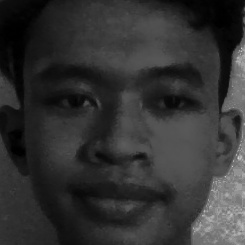
#> input picture Robust Face Recognition/face_dataset/Amplif/Amplif_14.jpg, 245 x 245 px, given in place of the camera
$ python encode_faces.py
#> lines starting #> are read from the running program, lines starting #| are printed output that depends on the picture; after the words box and inside, x2 and y2 are one past the last pixel; in counts of white or black regions, pixels touching at a corner belong together
#> the answer given: 1
#> the answer given: face_dataset/Amplif/Amplif_14.jpg
#> in capture_face_data, frame is the input picture: shape (245, 245, 3); min 0, max 210, mean 50.3
import cv2
import numpy as np
import os
from datetime import datetime

class FaceRecognition:
    def __init__(self):
        # Inisialisasi detector wajah dan landmark
        self.face_detector = cv2.CascadeClassifier(cv2.data.haarcascades + 'haarcascade_frontalface_default.xml')
        self.face_recognizer = cv2.face.LBPHFaceRecognizer_create()

        # Direktori untuk menyimpan dataset wajah
        self.dataset_path = "face_dataset"
        if not os.path.exists(self.dataset_path):
            os.makedirs(self.dataset_path)

        # Dictionary untuk menyimpan label dan nama
        self.labels = {}
        self.current_label = 0

    def preprocess_face(self, image):
        """
        Memproses gambar untuk deteksi wajah yang lebih baik
        """
        # Konversi ke grayscale
        gray = cv2.cvtColor(image, cv2.COLOR_BGR2GRAY)

        # Equalizer histogram untuk pencahayaan yang lebih baik
        gray = cv2.equalizeHist(gray)
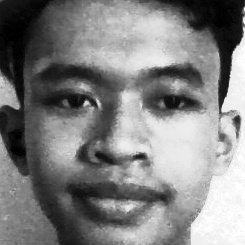
#> gray: shape (245, 245); min 0, max 255, mean 128.4

        return gray

    def detect_face(self, image):
        """
        Mendeteksi wajah dalam gambar
        """
        gray = self.preprocess_face(image)

        # Deteksi wajah dengan parameter yang dioptimalkan
        faces = self.face_detector.detectMultiScale(
            gray,
            scaleFactor=1.1,
            minNeighbors=5,
            minSize=(30, 30),
            flags=cv2.CASCADE_SCALE_IMAGE
        )
#> faces = [[22, 16, 201, 201]]

        return faces, gray

    def capture_face_data(self, name, num_samples=200):
        """
        Mengambil sampel wajah untuk training
        """
        cap = cv2.VideoCapture(0)
        count = 0

        # Buat folder untuk individu
        person_path = os.path.join(self.dataset_path, name)
        if not os.path.exists(person_path):
            os.makedirs(person_path)

        print(f"Mengambil sampel wajah untuk {name}...")

        while count < num_samples:
            ret, frame = cap.read()
            if not ret:
                continue

            faces, gray = self.detect_face(frame)
#> faces = [[22, 16, 201, 201]]

            for (x, y, w, h) in faces:
                # Gambar kotak di sekitar wajah
                cv2.rectangle(frame, (x, y), (x+w, y+h), (0, 255, 0), 2)

                # Simpan wajah yang terdeteksi
                face_roi = gray[y:y+h, x:x+w]
                face_filename = os.path.join(person_path, f"{name}_{count}.jpg")
                cv2.imwrite(face_filename, face_roi)
                count += 1

                # Tampilkan progress
                cv2.putText(frame, f"Captured: {count}/{num_samples}",
                          (10, 30), cv2.FONT_HERSHEY_SIMPLEX, 1, (0, 255, 0), 2)
#> this loop made 1 pass
#> (x, y, w, h, count) on pass 1: (22, 16, 201, 201, 1)
#> pass 1, in capture_face_data, `face_roi = gray[y:y+h, x:x+w]`:
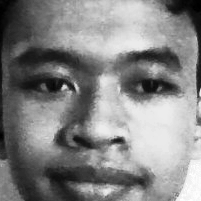
#> face_roi: shape (201, 201); min 0, max 255, mean 131.6
#> after the loop:
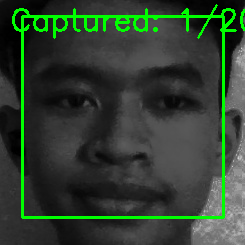
#> frame: shape (245, 245, 3); 6.07% of pixels changed, all inside (x1, y1, x2, y2) = (12, 4, 245, 219)
#> after the loop, count = 1

            cv2.imshow("Capture Face Data", frame)

            # Tekan 'q' untuk keluar
            if cv2.waitKey(1) & 0xFF == ord('q'):
#> (key q is pressed here)
                break

        cap.release()
        cv2.destroyAllWindows()

        # Tambahkan ke dictionary labels
        self.labels[self.current_label] = name
        self.current_label += 1

        print(f"Selesai mengambil sampel untuk {name}")

    # [71 lines left out: functions train_recognizer, recognize_faces, not called in this run]

# Contoh penggunaan
def main():
    face_rec = FaceRecognition()

    while True:
        print("\nMenu Face Recognition:")
        print("1. Tambah data wajah baru")
        print("2. Train ulang model")
        print("3. Mulai recognition")
        print("4. Keluar")

#> (the run stopped early here; a loop or call above may not have finished)
